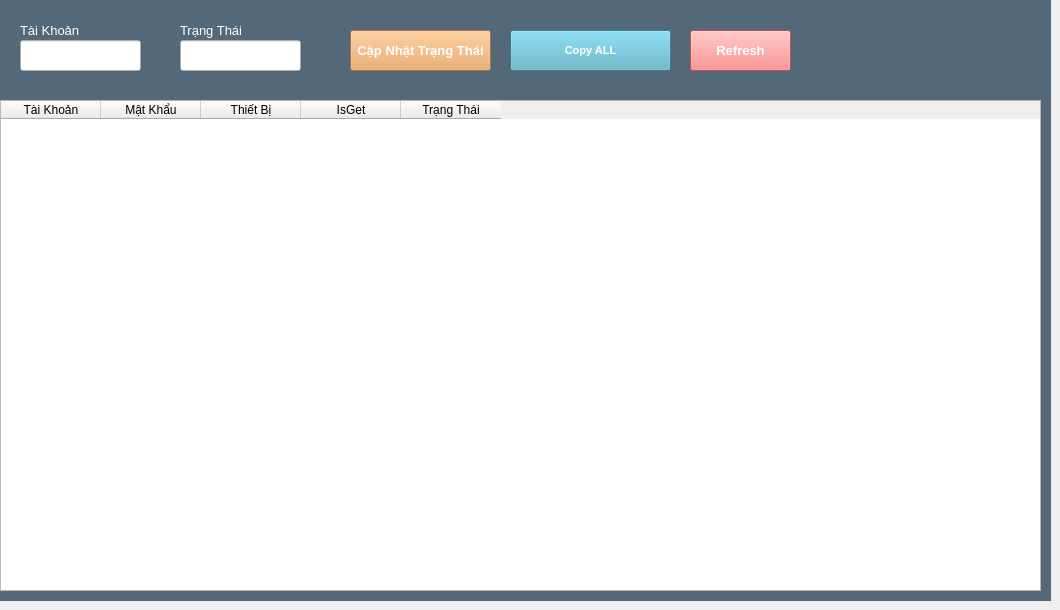
    <widget class="QWidget" name="tab_4">
     <attribute name="title">
      <string>Xem Kho Đặt Hàng</string>
     </attribute>
     <widget class="QWidget" name="widget_2" native="true">
      <property name="geometry">
       <rect>
        <x>0</x>
        <y>0</y>
        <width>1051</width>
        <height>601</height>
       </rect>
      </property>
      <property name="styleSheet">
       <string notr="true">background-color:	#536878</string>
      </property>
      <widget class="QLabel" name="label_3">
       <property name="geometry">
        <rect>
         <x>20</x>
         <y>20</y>
         <width>61</width>
         <height>21</height>
        </rect>
       </property>
       <property name="font">
        <font>
         <pointsize>10</pointsize>
        </font>
       </property>
       <property name="styleSheet">
        <string notr="true">color:white</string>
       </property>
       <property name="text">
        <string>Tài Khoản</string>
       </property>
      </widget>
      <widget class="QLabel" name="label_10">
       <property name="geometry">
        <rect>
         <x>180</x>
         <y>20</y>
         <width>71</width>
         <height>21</height>
        </rect>
       </property>
       <property name="font">
        <font>
         <pointsize>10</pointsize>
        </font>
       </property>
       <property name="styleSheet">
        <string notr="true">color:white</string>
       </property>
       <property name="text">
        <string>Trạng Thái</string>
       </property>
      </widget>
      <widget class="QPushButton" name="pushButton_CapNhatTrangThaiKhoDatHang">
       <property name="geometry">
        <rect>
         <x>350</x>
         <y>30</y>
         <width>141</width>
         <height>41</height>
        </rect>
       </property>
       <property name="font">
        <font>
         <pointsize>10</pointsize>
         <weight>75</weight>
         <bold>true</bold>
        </font>
       </property>
       <property name="styleSheet">
        <string notr="true">background-color: #eca154;

border-width:5px;
color:white;</string>
       </property>
       <property name="text">
        <string>Cập Nhật Trạng Thái</string>
       </property>
      </widget>
      <widget class="QPushButton" name="pushButton_CopyTaiKhoanKhoDatHang">
       <property name="geometry">
        <rect>
         <x>510</x>
         <y>30</y>
         <width>161</width>
         <height>41</height>
        </rect>
       </property>
       <property name="font">
        <font>
         <pointsize>8</pointsize>
         <weight>75</weight>
         <bold>true</bold>
        </font>
       </property>
       <property name="styleSheet">
        <string notr="true">background-color: #56adc4;

border-width:2px;

color:white;</string>
       </property>
       <property name="text">
        <string>Copy ALL</string>
       </property>
      </widget>
      <widget class="QPushButton" name="pushButton_RefreshKhoDatHang">
       <property name="geometry">
        <rect>
         <x>690</x>
         <y>30</y>
         <width>101</width>
         <height>41</height>
        </rect>
       </property>
       <property name="font">
        <font>
         <pointsize>10</pointsize>
         <weight>75</weight>
         <bold>true</bold>
        </font>
       </property>
       <property name="styleSheet">
        <string notr="true">background-color: #ff7373;

border-width:5px;
color:white;</string>
       </property>
       <property name="text">
        <string>Refresh</string>
       </property>
      </widget>
     </widget>
     <widget class="QTableWidget" name="tableWidget_KhoDuLieuDatHang">
      <property name="geometry">
       <rect>
        <x>0</x>
        <y>100</y>
        <width>1041</width>
        <height>491</height>
       </rect>
      </property>
      <column>
       <property name="text">
        <string>Tài Khoản</string>
       </property>
      </column>
      <column>
       <property name="text">
        <string>Mật Khẩu</string>
       </property>
      </column>
      <column>
       <property name="text">
        <string>Thiết Bị</string>
       </property>
      </column>
      <column>
       <property name="text">
        <string>IsGet</string>
       </property>
      </column>
      <column>
       <property name="text">
        <string>Trạng Thái</string>
       </property>
      </column>
     </widget>
     <widget class="QLineEdit" name="lineEdit_Username">
      <property name="geometry">
       <rect>
        <x>20</x>
        <y>40</y>
        <width>121</width>
        <height>31</height>
       </rect>
      </property>
     </widget>
     <widget class="QLineEdit" name="lineEdit_Status">
      <property name="geometry">
       <rect>
        <x>180</x>
        <y>40</y>
        <width>121</width>
        <height>31</height>
       </rect>
      </property>
     </widget>
    </widget>
